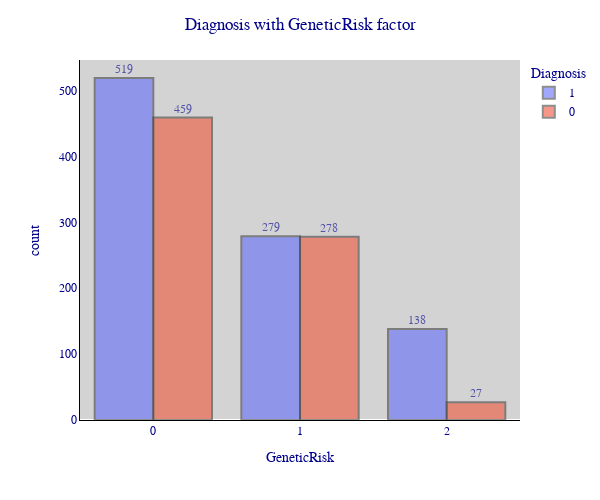

Source (notebook cell):
### Markdown cell above
<a id="Import"></a>
# <p style="background-color: #000000; font-family:calibri; color: #7FFF00; font-size:140%; text-align:center; border : 4px dashed #7FFF00 ;border-radius:90px 90px 90px 90px;"> Liver Diseas VS GeneticRisk 📊

This group show that people who are having high genetic risk factor are the one with least chances of having disease. This shows that liver disease is not affected by genetic risk directly. There are other factors affecting it.

### Code cell
heading("histogram of liver disease diagnosis with geneticrisk")
fig = px.histogram(liver, x='GeneticRisk', color='Diagnosis', barmode='group', text_auto=True)
fig.update_layout(title = 'Diagnosis with GeneticRisk factor', title_x=0.5, legend_title_font_color='darkblue', font_color='darkblue', font_family='Arial Black', height=500, width=600, plot_bgcolor='lightgrey')
fig.update_xaxes(tickfont_family="Arial Black", linecolor='black', showgrid=False)
fig.update_yaxes(tickfont_family="Arial Black", linecolor='black', showgrid=False)
fig.update_traces(textposition='outside', marker_line_width=2, opacity=0.6, textfont_family='Arial Black')
fig.show()

### Figure 1 — Plotly figure (JSON) as saved in the notebook; plotly's stock layout.template omitted (floating-point values rounded to 4 significant figures; data arrays with more than 128 entries replaced by an {"elided": "..."} marker saying what was removed)
{"data": [{"alignmentgroup": "True", "bingroup": "x", "hovertemplate": "Diagnosis=1<br>GeneticRisk=%{x}<br>count=%{y}<extra></extra>", "legendgroup": "1", "marker": {"color": "#636efa", "line": {"width": 2}, "pattern": {"shape": ""}}, "name": "1", "offsetgroup": "1", "opacity": 0.6, "orientation": "v", "showlegend": true, "textfont": {"family": "Arial Black"}, "textposition": "outside", "texttemplate": "%{value}", "type": "histogram", "x": {"elided": "936 int values"}, "xaxis": "x", "yaxis": "y"}, {"alignmentgroup": "True", "bingroup": "x", "hovertemplate": "Diagnosis=0<br>GeneticRisk=%{x}<br>count=%{y}<extra></extra>", "legendgroup": "0", "marker": {"color": "#EF553B", "line": {"width": 2}, "pattern": {"shape": ""}}, "name": "0", "offsetgroup": "0", "opacity": 0.6, "orientation": "v", "showlegend": true, "textfont": {"family": "Arial Black"}, "textposition": "outside", "texttemplate": "%{value}", "type": "histogram", "x": {"elided": "764 int values"}, "xaxis": "x", "yaxis": "y"}], "layout": {"barmode": "group", "font": {"color": "darkblue", "family": "Arial Black"}, "height": 500, "legend": {"title": {"font": {"color": "darkblue"}, "text": "Diagnosis"}, "tracegroupgap": 0}, "margin": {"t": 60}, "plot_bgcolor": "lightgrey", "title": {"text": "Diagnosis with GeneticRisk factor", "x": 0.5}, "width": 600, "xaxis": {"anchor": "y", "domain": [0, 1], "linecolor": "black", "showgrid": false, "tickfont": {"family": "Arial Black"}, "title": {"text": "GeneticRisk"}}, "yaxis": {"anchor": "x", "domain": [0, 1], "linecolor": "black", "showgrid": false, "tickfont": {"family": "Arial Black"}, "title": {"text": "count"}}}}
